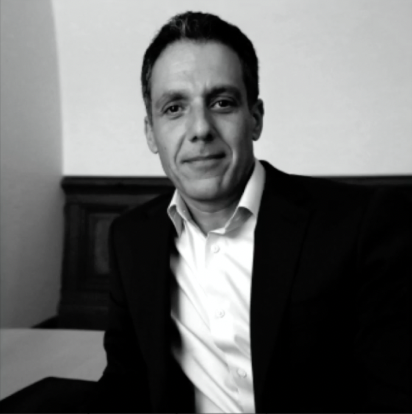
#> input picture data/HanyFaridDistort.png, 412 x 414 px, found by its file name
$ jupyter execute --allow-errors 01_14_pixels_lens_distortion.ipynb   (shell and % lines are left out)
#> lines starting #> are read from the running program, lines starting #| are printed output that depends on the picture
<a href="https://colab.research.google.com/github/changsin/CV/blob/main/01_14_pixels_lens_distortion.ipynb" target="_parent"></a>

# Image formation: Pixels: lens distortion

The following are exercises done for Hany Faird's [Computer Vision course](https://youtube.com/playlist?list=PLhwIOYE-ldwL6h-peJADfNm8bbO3GlKEy&si=sXmtTvaJDQb6QD20)

#01-14 [Image formation: pixels: lens distortion](https://www.youtube.com/watch?v=hY4Dvw2A_PI&list=PLhwIOYE-ldwL6h-peJADfNm8bbO3GlKEy&index=14).

[cell 1]
from warping import *
from PIL import Image

import cv2
import numpy as np
import matplotlib.pyplot as plt

# load square, grayscale image
im = Image.open('/content/HanyFaridDistort.png')
#> im is the input picture: PIL image 412x414 RGBA; mean R, G, B, A 104.9, 105.7, 105.4, 255
[ydim, xdim] = im.size
#> ydim = 412; xdim = 414
mid = round(max(xdim,ydim)/2)
#> mid = 207

# define sampling lattices
n = 100 # lattice sampling
#> (the rest of this cell did not finish here and is left out)

# 1.14.1 Lens distortions

## 1.14.1.1 Radial distortion
Imperfections in the lens shape (common in wide-angle lenses) cause straight lines appear curved, especially far from the image center.

$$
\begin{aligned}
r^2 &= x^2 + y^2 \\
x_d &= x \, (1 + k_1 r^2 + k_2 r^4 + k_3 r^6 + \dots) \\
y_d &= y \, (1 + k_1 r^2 + k_2 r^4 + k_3 r^6 + \dots)
\end{aligned}
$$

- $ r $: radial distance from the center
- $ k_1, k_2, k_3 $: radial distortion coefficients
- $ x, y $: coordinates in the original image plane
- $ x_d, y_d $: coordinates in the distorted image plane

For practical purposes, two coefficients are enough:

$$
\begin{aligned}
r^2 &= x^2 + y^2 \\
x_d &= x \, (1 + k_1 r^2 + k_2 r^4) \\
y_d &= y \, (1 + k_1 r^2 + k_2 r^4)
\end{aligned}
$$

- $ k_1, k_2 $: radial distortion coefficients
- $ x, y $: coordinates in the original image plane
- $ x_d, y_d $: coordinates in the distorted image plane
- $ r $: radial distance from the center

## 1.14.1.2 Tangential distortion

$$
x_d = x + 2p_1 x y + p_2 (r^2 + 2x^2) \\
y_d = y + p_1 (r^2 + 2y^2) + 2p_2 x y
$$

$ x_d, y_d $: coordinates in the distorted image plane

$ p_1, p_2 $ = tangential distortion coefficients

### 1.14.1.3 Combined (Radial + Tangential)

\begin{aligned}
r^2 &= x^2 + y^2 \\[6pt]
x_d &= x \left( 1 + k_1 r^2 + k_2 r^4 + k_3 r^6 \right)
     + 2p_1 x y + p_2 \left( r^2 + 2x^2 \right) \\[6pt]
y_d &= y \left( 1 + k_1 r^2 + k_2 r^4 + k_3 r^6 \right)
     + p_1 \left( r^2 + 2y^2 \right) + 2p_2 x y
\end{aligned}

$ k_1, k_2, k_3 $ = radial distortion coefficients

$ p_1, p_2, p_3 $ = tangential distortion coefficients

$ r $: radial distance from the center

# 1.14.2 Lab: Simulate distortions

## 1.14.2.1 Radial distortion

[cell 2]
import numpy as np
import matplotlib.pyplot as plt

# Grid size
grid_size = 20
x = np.linspace(-1, 1, grid_size)
y = np.linspace(-1, 1, grid_size)
X, Y = np.meshgrid(x, y)

plt.figure(figsize=(6,6))
plt.scatter(X, Y, c="blue", s=10)
plt.title("Original Grid")
plt.gca().set_aspect('equal')
plt.show()
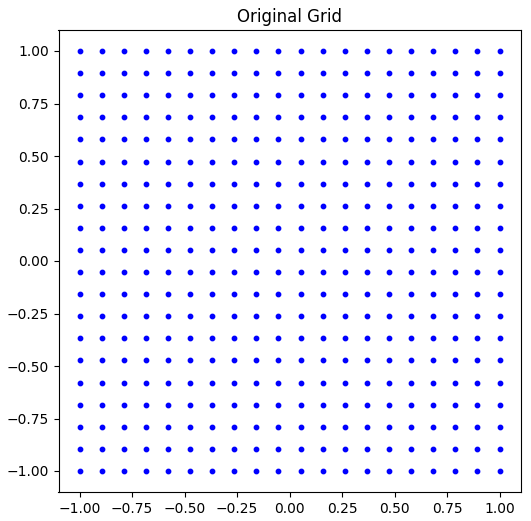
#> figure drawn by matplotlib, 1 panel

[cell 3]
# Distortion coefficients
k1, k2 = -0.3, 0.05

# Radial distortion
R2 = X**2 + Y**2
X_d = X * (1 + k1*R2 + k2*R2**2)
Y_d = Y * (1 + k1*R2 + k2*R2**2)

plt.figure(figsize=(6,6))
plt.scatter(X_d, Y_d, c="red", s=10)
plt.title("Barrel Distorted Grid")
plt.gca().set_aspect('equal')
plt.show()
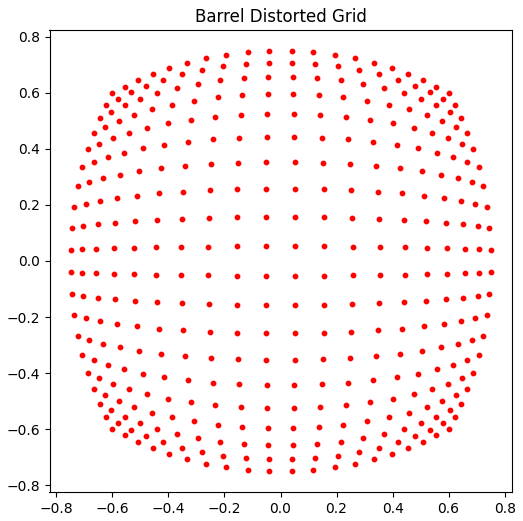
#> figure drawn by matplotlib, 1 panel

[cell 4]
def undistort(xd, yd, k1, k2, iterations=10):
    # Start with initial guess = distorted points
#> called with k1 = -0.3, k2 = 0.05, iterations = 10
    xu, yu = xd.copy(), yd.copy()
    for _ in range(iterations):
        r2 = xu**2 + yu**2
        factor = 1 + k1*r2 + k2*r2**2
        xu = xd / factor
        yu = yd / factor
    return xu, yu

X_u, Y_u = undistort(X_d, Y_d, k1, k2)

plt.figure(figsize=(6,6))
plt.scatter(X_u, Y_u, c="green", s=10)
plt.title("Corrected Grid")
plt.gca().set_aspect('equal')
plt.show()
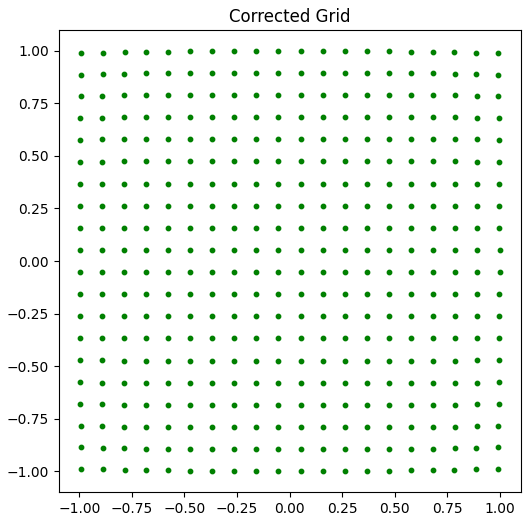
#> figure drawn by matplotlib, 1 panel
